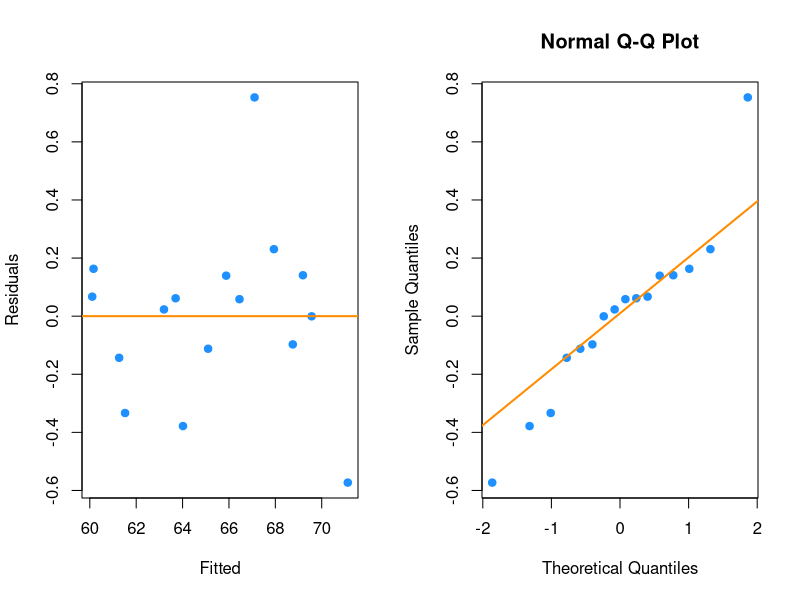

Write the R code that produced this figure.
## ---- chunk 1
options(scipen = 1, digits = 4, width = 80)
## ---- chunk 2
sort(unique(as.numeric(cor(longley[-7]))), decreasing = TRUE)[2]
## ---- chunk 3
employ_mod = lm(Employed ~ ., data = longley)
#summary(employ_mod)
library(car)
vif(employ_mod)
vif(employ_mod)[which.max(vif(employ_mod))]
## ---- chunk 4
partfit_1 = lm(Employed ~ . - Population, data = longley)
partfit_2 = lm(Population ~ . - Employed, data = longley)
summary(partfit_2)$r.squared
## ---- chunk 5
cor(resid(partfit_2), resid(partfit_1))
## ---- chunk 6
summary(employ_mod)
employ_mod_small = lm(Employed ~ Year + Armed.Forces + Unemployed, data = longley)
vif(employ_mod_small)
vif(employ_mod_small)[which.max(vif(employ_mod_small))]
## ---- chunk 7
anova(employ_mod_small, employ_mod)
## ---- chunk 8
plot_fitted_resid = function(model, pointcol = "dodgerblue", linecol = "darkorange") {
  plot(fitted(model), resid(model), 
       col = pointcol, pch = 20, cex = 1.5,
       xlab = "Fitted", ylab = "Residuals")
  abline(h = 0, col = linecol, lwd = 2)
}

plot_qq = function(model, pointcol = "dodgerblue", linecol = "darkorange") {
  qqnorm(resid(model), col = pointcol, pch = 20, cex = 1.5)
  qqline(resid(model), col = linecol, lwd = 2)
}
## ---- chunk 9
library(lmtest)
bptest(employ_mod_small)
shapiro.test(resid(employ_mod_small))
par(mfrow = c(1, 2))
plot_fitted_resid(employ_mod_small)
plot_qq(employ_mod_small)
## ---- chunk 10
library(lmtest)

get_bp_decision = function(model, alpha) {
  decide = unname(bptest(model)$p.value < alpha)
  ifelse(decide, "Reject", "Fail to Reject")
}

get_loocv_rmse = function(model) {
  sqrt(mean((resid(model) / (1 - hatvalues(model))) ^ 2))
}
## ---- chunk 11
library(MASS)
good_model = step(lm(medv ~ . ^ 2 + I(lstat ^ 2) + I(lstat ^ 3) + I(nox ^ 2) + 
                     I(crim ^ 2) + I(indus ^ 2), data = Boston), trace = FALSE)
## ---- chunk 12
get_bp_decision(good_model, alpha = 0.01)
get_loocv_rmse(good_model)
## ---- chunk 13
get_sw_decision = function(model, alpha) {
  decide = unname(shapiro.test(resid(model))$p.value < alpha)
  ifelse(decide, "Reject", "Fail to Reject")
}

get_num_params = function(model) {
  length(coef(model))
}

get_adj_r2 = function(model) {
  summary(model)$adj.r.squared
}
## ---- chunk 14
ballbearings = read.csv("ballbearings.csv")
ballbearings[ballbearings$Company == "C", ]$Type = -1
ballbearings$Type = as.factor(ballbearings$Type) # important!!!
str(ballbearings)

good_model_a = lm(log(L50) ~ log(P) + log(Z) + log(D) + Type, data = ballbearings)
## ---- chunk 15
get_sw_decision(good_model_a, alpha = 0.01)
get_num_params(good_model_a)
get_adj_r2(good_model_a)
## ---- chunk 16
huge_fit = lm(log(L50) ~ poly(P, 3) + poly(Z, 3) + poly(D, 3) + Type * 
              (P:Z + P:D + Z:D + P:Z:D), data = ballbearings)
good_model_b = step(huge_fit, direction = "backward", 
                    trace = 0, k = log(nrow(ballbearings)))
## ---- chunk 17
get_sw_decision(good_model_b, alpha = 0.01)
get_num_params(good_model_b)
get_adj_r2(good_model_b)
## ---- chunk 18
beta_0  = 1
beta_1  = 0
beta_2  = 1
beta_3  = 0
beta_4  = 2
beta_5  = 0
beta_6  = 1
beta_7  = 0
beta_8  = 2
beta_9  = 0
beta_10 = 1
sigma = 3
## ---- chunk 19
not_sig  = c("x_1", "x_3", "x_5", "x_7", "x_9")
signif = c("x_2", "x_4", "x_6", "x_8", "x_10")
## ---- chunk 20
set.seed(42)
n = 100
x_1  = runif(n, 0, 10)
x_2  = runif(n, 0, 10)
x_3  = runif(n, 0, 10)
x_4  = runif(n, 0, 10)
x_5  = runif(n, 0, 10)
x_6  = runif(n, 0, 10)
x_7  = runif(n, 0, 10)
x_8  = runif(n, 0, 10)
x_9  = runif(n, 0, 10)
x_10 = runif(n, 0, 10)
## ---- chunk 21
sim_data_1 = data.frame(x_1, x_2, x_3, x_4, x_5, x_6, x_7, x_8, x_9, x_10,
  y = beta_0 + beta_2 * x_2 + beta_4 * x_4 + beta_6 * x_6 + beta_8 * x_8 + 
      beta_10 * x_10 + rnorm(n, 0 , sigma)
)
## ---- chunk 22
head(sim_data_1)
## ---- chunk 23
fit = lm(y ~ x_5 + x_6 + x_7, data = sim_data_1)
coef(fit)
## ---- chunk 24
# which are false negatives?
!(signif %in% names(coef(fit)))
## ---- chunk 25
# which are false positives?
names(coef(fit)) %in% not_sig
## ---- chunk 26
num_sims = 200
fp_aic = rep(0, num_sims)
fn_aic = rep(0, num_sims)
fp_bic = rep(0, num_sims)
fn_bic = rep(0, num_sims)
## ---- chunk 27
set.seed(42)
for (i in 1:num_sims) {

  sim_data_1$y = beta_0 + beta_2 * x_2 + beta_4 * x_4 + beta_6 * x_6 + 
                 beta_8 * x_8 + beta_10 * x_10 + rnorm(n, 0 , sigma)
  
  fit = lm(y ~ ., data = sim_data_1)
  fit_back_aic = step(fit, direction = "backward", trace = 0)
  fit_back_bic = step(fit, direction = "backward", trace = 0, k = log(nrow(sim_data_1)))
  
  fn_aic[i] = sum(!(signif %in% names(coef(fit_back_aic))))
  fp_aic[i] = sum(names(coef(fit_back_aic)) %in% not_sig)
  fn_bic[i] = sum(!(signif %in% names(coef(fit_back_bic))))
  fp_bic[i] = sum(names(coef(fit_back_bic)) %in% not_sig)
}
## ---- chunk 28
results = data.frame(
  FP = c(mean(fp_aic), mean(fp_bic)),
  FN = c(mean(fn_aic), mean(fn_bic))
)

rownames(results) = c("AIC", "BIC")
knitr::kable(results)
## ---- chunk 29
set.seed(42)
x_1  = runif(n, 0, 10)
x_2  = runif(n, 0, 10)
x_3  = runif(n, 0, 10)
x_4  = runif(n, 0, 10)
x_5  = runif(n, 0, 10)
x_6  = runif(n, 0, 10)
x_7  = runif(n, 0, 10)
x_8  = x_6 + rnorm(n, 0, 0.1)
x_9  = x_6 + rnorm(n, 0, 0.1)
x_10 = x_4 + rnorm(n, 0, 0.1)

sim_data_2 = data.frame(x_1, x_2, x_3, x_4, x_5, x_6, x_7, x_8, x_9, x_10,
  y = beta_0 + beta_2 * x_2 + beta_4 * x_4 + beta_6 * x_6 + beta_8 * x_8 + 
      beta_10 * x_10 + rnorm(n, 0 , sigma)
)
## ---- chunk 30
num_sims = 200
fp_aic = rep(0, num_sims)
fn_aic = rep(0, num_sims)
fp_bic = rep(0, num_sims)
fn_bic = rep(0, num_sims)
## ---- chunk 31
set.seed(42)
for (i in 1:num_sims) {

  sim_data_2$y = beta_0 + beta_2 * x_2 + beta_4 * x_4 + beta_6 * x_6 + 
                 beta_8 * x_8 + beta_10 * x_10 + rnorm(n, 0 , sigma)
  
  fit = lm(y ~ ., data = sim_data_2)
  fit_back_aic = step(fit, direction = "backward", trace = 0)
  fit_back_bic = step(fit, direction = "backward", trace = 0, k = log(length(resid(fit))))
  
  fn_aic[i] = sum(!(signif %in% names(coef(fit_back_aic))))
  fp_aic[i] = sum(names(coef(fit_back_aic)) %in% not_sig)
  fn_bic[i] = sum(!(signif %in% names(coef(fit_back_bic))))
  fp_bic[i] = sum(names(coef(fit_back_bic)) %in% not_sig)
}
## ---- chunk 32
results = data.frame(
  FP = c(mean(fp_aic), mean(fp_bic)),
  FN = c(mean(fn_aic), mean(fn_bic))
)

rownames(results) = c("AIC", "BIC")
knitr::kable(results)
## ---- chunk 33
cor(sim_data_2[, c(4, 6, 8, 9, 10)])
